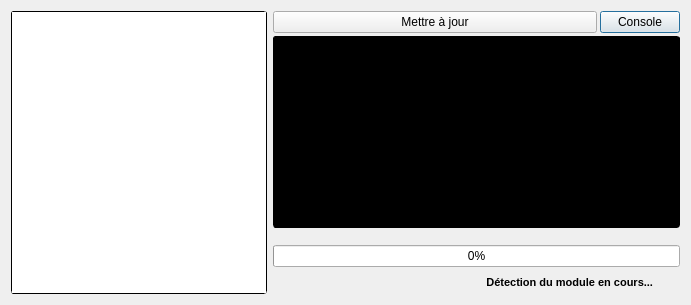
<?xml version="1.0" encoding="UTF-8"?>
<ui version="4.0">
 <class>WimuFirmwareDialog</class>
 <widget class="QDialog" name="WimuFirmwareDialog">
  <property name="geometry">
   <rect>
    <x>0</x>
    <y>0</y>
    <width>691</width>
    <height>305</height>
   </rect>
  </property>
  <property name="windowTitle">
   <string>Mise à jour - micrologiciel</string>
  </property>
  <property name="styleSheet">
   <string notr="true">QLineEdit,QTreeWidget,QTextEdit,QSpinBox,QComboBox,QListWidget{border-radius: 3px; border-color:black;border-width: 1px;border-style: solid;}
QListWidget::item:selected{background-color:lightblue; color: black;}


QTextEdit#txtConsole{background-color:black; color:green;}

QCheckBox{color:green;}
QCheckBox::!checked{color:red;}
QCheckBox::indicator:unchecked:!enabled,QListWidget::indicator:unchecked:!enabled  { background-color:rgba(128,0,0,100%);}
QCheckBox::indicator:checked:!enabled,QListWidget::indicator:checked:!enabled { background-color:green;}
QCheckBox::indicator:unchecked,QListWidget::indicator:unchecked{ background-color:red;border-radius:3px;}
QCheckBox::indicator:checked,QListWidget::indicator:checked {background-color:rgb(0,255,0);border-radius:3px;}</string>
  </property>
  <layout class="QHBoxLayout" name="horizontalLayout">
   <item>
    <widget class="QListWidget" name="lstFirmware">
     <property name="sizePolicy">
      <sizepolicy hsizetype="Minimum" vsizetype="Expanding">
       <horstretch>0</horstretch>
       <verstretch>0</verstretch>
      </sizepolicy>
     </property>
     <property name="cursor" stdset="0">
      <cursorShape>PointingHandCursor</cursorShape>
     </property>
     <property name="editTriggers">
      <set>QAbstractItemView::NoEditTriggers</set>
     </property>
     <property name="showDropIndicator" stdset="0">
      <bool>false</bool>
     </property>
     <property name="alternatingRowColors">
      <bool>true</bool>
     </property>
     <property name="selectionMode">
      <enum>QAbstractItemView::SingleSelection</enum>
     </property>
     <property name="selectionBehavior">
      <enum>QAbstractItemView::SelectRows</enum>
     </property>
     <property name="iconSize">
      <size>
       <width>24</width>
       <height>24</height>
      </size>
     </property>
     <property name="viewMode">
      <enum>QListView::ListMode</enum>
     </property>
     <property name="uniformItemSizes">
      <bool>true</bool>
     </property>
    </widget>
   </item>
   <item>
    <layout class="QVBoxLayout" name="verticalLayout">
     <property name="spacing">
      <number>3</number>
     </property>
     <item>
      <layout class="QHBoxLayout" name="horizontalLayout_4">
       <item>
        <widget class="QPushButton" name="btnSendFirmware">
         <property name="sizePolicy">
          <sizepolicy hsizetype="MinimumExpanding" vsizetype="Fixed">
           <horstretch>0</horstretch>
           <verstretch>0</verstretch>
          </sizepolicy>
         </property>
         <property name="minimumSize">
          <size>
           <width>250</width>
           <height>0</height>
          </size>
         </property>
         <property name="cursor">
          <cursorShape>PointingHandCursor</cursorShape>
         </property>
         <property name="text">
          <string>Mettre à jour</string>
         </property>
         <property name="icon">
          <iconset resource="wimustudio2.qrc">
           <normaloff>:/icons/images/save.png</normaloff>:/icons/images/save.png</iconset>
         </property>
         <property name="iconSize">
          <size>
           <width>24</width>
           <height>24</height>
          </size>
         </property>
         <property name="autoDefault">
          <bool>false</bool>
         </property>
        </widget>
       </item>
       <item>
        <widget class="QPushButton" name="btnConsole">
         <property name="maximumSize">
          <size>
           <width>100</width>
           <height>16777215</height>
          </size>
         </property>
         <property name="cursor">
          <cursorShape>PointingHandCursor</cursorShape>
         </property>
         <property name="text">
          <string>Console</string>
         </property>
         <property name="icon">
          <iconset resource="wimustudio2.qrc">
           <normaloff>:/icons/images/console.png</normaloff>:/icons/images/console.png</iconset>
         </property>
         <property name="iconSize">
          <size>
           <width>24</width>
           <height>24</height>
          </size>
         </property>
        </widget>
       </item>
      </layout>
     </item>
     <item>
      <widget class="QTextEdit" name="txtConsole">
       <property name="sizePolicy">
        <sizepolicy hsizetype="Expanding" vsizetype="MinimumExpanding">
         <horstretch>0</horstretch>
         <verstretch>0</verstretch>
        </sizepolicy>
       </property>
       <property name="font">
        <font>
         <pointsize>10</pointsize>
        </font>
       </property>
       <property name="cursor" stdset="0">
        <cursorShape>IBeamCursor</cursorShape>
       </property>
       <property name="readOnly">
        <bool>true</bool>
       </property>
       <property name="html">
        <string>&lt;!DOCTYPE HTML PUBLIC &quot;-//W3C//DTD HTML 4.0//EN&quot; &quot;http://www.w3.org/TR/REC-html40/strict.dtd&quot;&gt;
&lt;html&gt;&lt;head&gt;&lt;meta name=&quot;qrichtext&quot; content=&quot;1&quot; /&gt;&lt;style type=&quot;text/css&quot;&gt;
p, li { white-space: pre-wrap; }
&lt;/style&gt;&lt;/head&gt;&lt;body style=&quot; font-family:'MS Shell Dlg 2'; font-size:10pt; font-weight:400; font-style:normal;&quot;&gt;
&lt;p style=&quot;-qt-paragraph-type:empty; margin-top:0px; margin-bottom:0px; margin-left:0px; margin-right:0px; -qt-block-indent:0; text-indent:0px;&quot;&gt;&lt;br /&gt;&lt;/p&gt;&lt;/body&gt;&lt;/html&gt;</string>
       </property>
       <property name="placeholderText">
        <string/>
       </property>
      </widget>
     </item>
     <item>
      <spacer name="verticalSpacer">
       <property name="orientation">
        <enum>Qt::Vertical</enum>
       </property>
       <property name="sizeType">
        <enum>QSizePolicy::Expanding</enum>
       </property>
       <property name="sizeHint" stdset="0">
        <size>
         <width>20</width>
         <height>40</height>
        </size>
       </property>
      </spacer>
     </item>
     <item>
      <widget class="QProgressBar" name="progUpdate">
       <property name="sizePolicy">
        <sizepolicy hsizetype="MinimumExpanding" vsizetype="Fixed">
         <horstretch>0</horstretch>
         <verstretch>0</verstretch>
        </sizepolicy>
       </property>
       <property name="value">
        <number>0</number>
       </property>
       <property name="alignment">
        <set>Qt::AlignCenter</set>
       </property>
      </widget>
     </item>
     <item>
      <layout class="QHBoxLayout" name="horizontalLayout_3">
       <item>
        <widget class="QLabel" name="lblStatus">
         <property name="font">
          <font>
           <pointsize>8</pointsize>
           <weight>75</weight>
           <bold>true</bold>
          </font>
         </property>
         <property name="text">
          <string>Détection du module en cours...</string>
         </property>
         <property name="alignment">
          <set>Qt::AlignRight|Qt::AlignTrailing|Qt::AlignVCenter</set>
         </property>
        </widget>
       </item>
       <item>
        <widget class="QLabel" name="lblStatusIcon">
         <property name="sizePolicy">
          <sizepolicy hsizetype="Fixed" vsizetype="Fixed">
           <horstretch>0</horstretch>
           <verstretch>0</verstretch>
          </sizepolicy>
         </property>
         <property name="minimumSize">
          <size>
           <width>24</width>
           <height>24</height>
          </size>
         </property>
         <property name="maximumSize">
          <size>
           <width>24</width>
           <height>24</height>
          </size>
         </property>
         <property name="text">
          <string/>
         </property>
         <property name="scaledContents">
          <bool>true</bool>
         </property>
        </widget>
       </item>
      </layout>
     </item>
    </layout>
   </item>
  </layout>
 </widget>
 <resources>
  <include location="wimustudio2.qrc"/>
 </resources>
 <connections/>
</ui>
